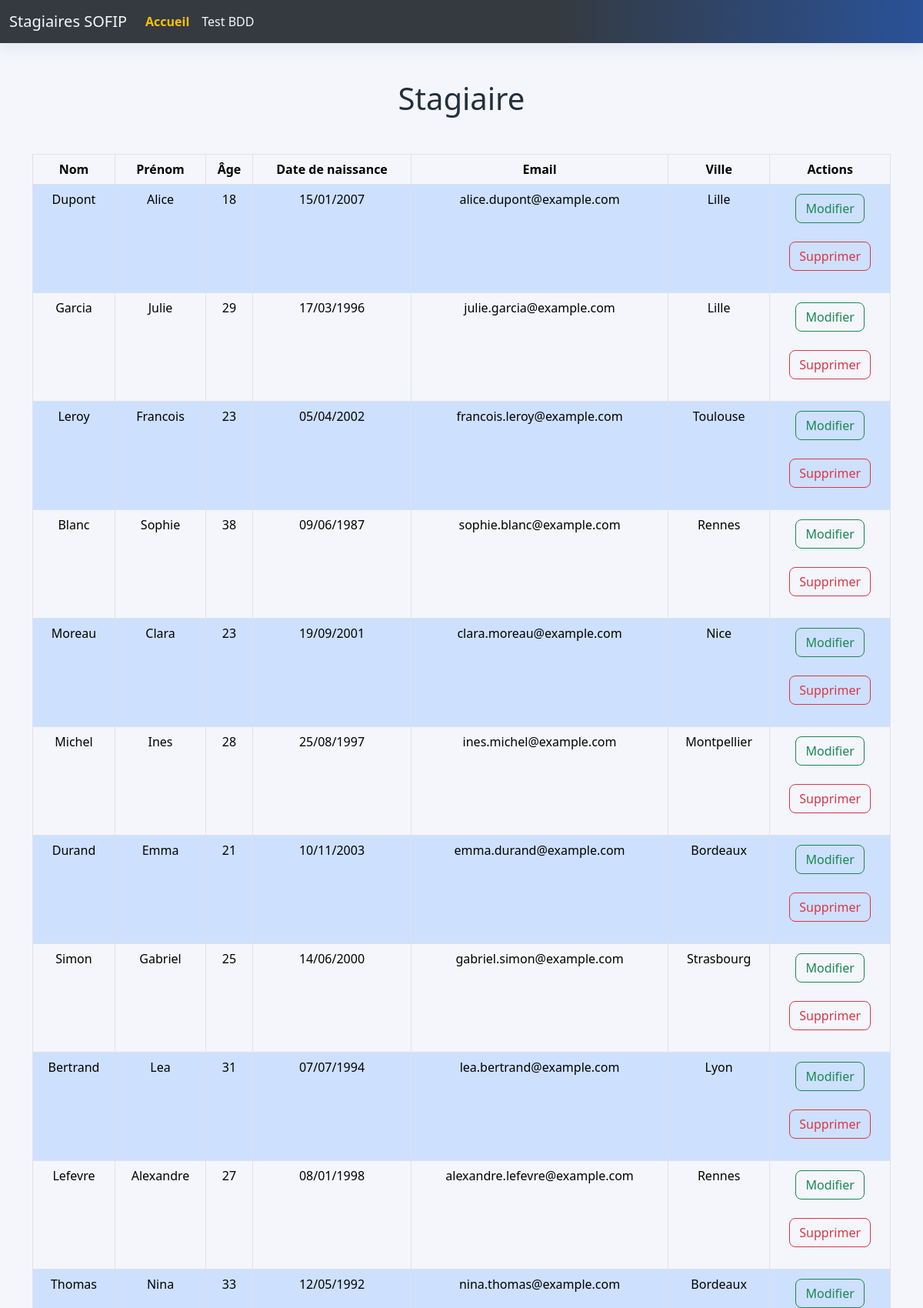
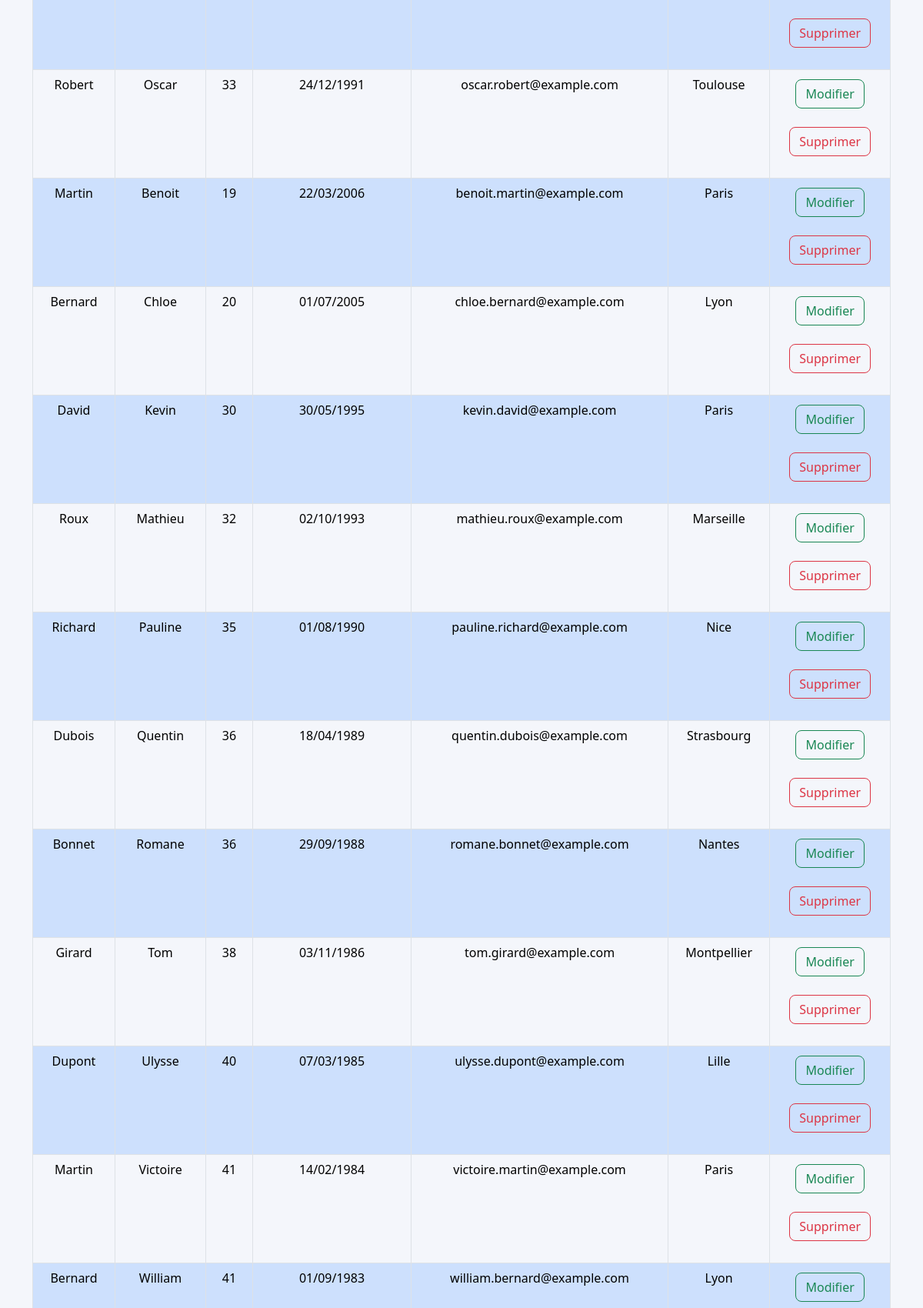
The page / (upper part) on the database its author committed (2 pictures, top to bottom).
### tables this page shows
CREATE TABLE IF NOT EXISTS Stagiaire (
    StudentID int NOT NULL PRIMARY KEY AUTO_INCREMENT,
    LastName varchar(255) NOT NULL,
    FirstName varchar(255) NOT NULL,
    Birthday DATE NOT NULL,
    Age INT(3) NOT NULL,
    Email varchar(255) NOT NULL,
    City varchar(255) NOT NULL
);

### src/controllers/stagiaireController.php (called while the page is built, shortened)
<?php
$con = connectdb();
$sql = "SELECT * FROM Stagiaire";
$response = $con->query($sql);
$lignes = $response->fetchAll();

### index.php (the view, shortened to what this page needs)
</head>
<?php require_once __DIR__ . '/src/controllers/stagiaireController.php'; ?>
<?php require_once __DIR__ . '/templates/partials/_head.php'; ?>
</head>
<body class="page-stagiaire">
<?php require_once __DIR__ . '/templates/partials/_navbar.php'; ?>
<main class="container">
    <h1 class="text-center m-5">Stagiaire</h1>
    <table class="table border table-striped">
    <thead>
        <tr>
            <th class="border text-center" scope="col">Nom</th>
            <th class="border text-center" scope="col">Prénom</th>
            <th class="border text-center" scope="col">Âge</th>
            <th class="border text-center" scope="col">Date de naissance</th>
            <th class="border text-center" scope="col">Email</th>
            <th class="border text-center" scope="col">Ville</th>
            <th class="border text-center" scope="col">Actions</th>
        </tr>
    </thead>
    <tbody>
        <?php
    if (isset($lignes) && is_array($lignes)) {
        foreach ($lignes as $ligne) {
            $date = DateTime::createFromFormat('Y-m-d', $ligne['Birthday']);
            $formatedDated = $date->format('d/m/Y');
            echo '<tr>
                    <td class="border text-center">' . $ligne['LastName'] .'</td>
                    <td class="border text-center">' . $ligne['FirstName'] .'</td>
                    <td class="border text-center">' . $ligne['Age'] .'</td>
                    <td class="border text-center">' . $formatedDated.'</td>
                    <td class="border text-center">' . $ligne['Email'] .'</td>
                    <td class="border text-center">' . $ligne['City'] .'</td>
                    <td class="border align-middle text-center">
                        <form action="/templates/updateStagiaire.php" method="post">
                            <input type="hidden" name="id" value="' . $ligne['StudentID'] . '">
                            <button class="btn btn-outline-success my-1" type="submit">
                                Modifier
                                <span class="visually-hidden">' . htmlspecialchars($ligne['FirstName']) . ' ' . htmlspecialchars($ligne['LastName']) . '</span>
                            </button>
                        </form>
                        <form action="../src/controllers/deleteStagiaireController.php" method="post" onsubmit="confirmerSuppression(event)">
                            <input type="hidden" name="id" value="' . $ligne['StudentID'] . '">
                            <button class="btn btn-outline-danger my-1" type="submit">
                                Supprimer
                                <span class="visually-hidden">'. htmlspecialchars($ligne['FirstName']) . ' ' . htmlspecialchars($ligne['LastName']) . '</span>
                            </button>
                        </form>
                    </td>
                </tr>';
        }
    }
?>
        </tbody>
    </table>
 </main>
    <?php require_once __DIR__ . '/templates/partials/_footer.php'; ?>

### templates/partials/_head.php (shortened to what this page needs)
<!DOCTYPE html>
<html lang="fr">
<head>
    <link href="/public/css/bootstrap.min.css" rel="stylesheet">
    <link rel="stylesheet" href="/public/css/style.css">

### templates/partials/_navbar.php (shortened to what this page needs)
<?php
$currentPath = $_SERVER['REQUEST_URI'];
?>
<nav class="navbar navbar-expand-lg">
    <div class="container-fluid">
        <a class="navbar-brand" href="/">Stagiaires SOFIP</a>
        <div class="collapse navbar-collapse" id="navbarSupportedContent">
            <ul class="navbar-nav me-auto mb-2 mb-lg-0 d-flex">
                <li class="nav-item">
                    <a class="nav-link<?php echo ($currentPath === '/' || strpos($currentPath, '/index.php') !== false) ? ' active' : ''; ?>"
                       href="/"
                       <?php echo ($currentPath === '/' || strpos($currentPath, '/index.php') !== false) ? 'aria-current="page"' : ''; ?>>
                        Accueil
                    </a>
                </li>
                <li class="nav-item">
                    <a class="nav-link<?php echo (strpos($currentPath, 'testConnect.php') !== false) ? ' active' : ''; ?>"
                       href="/templates/testConnect.php"
                       <?php echo (strpos($currentPath, 'testConnect.php') !== false) ? 'aria-current="page"' : ''; ?>>
                        Test BDD
                    </a>
                </li>
            </ul>
        </div>
    </div>
</nav>

### templates/partials/_footer.php (shortened to what this page needs)
</body>
</html>

### public/css/style.css (style rules this page uses)
:root { --bs-primary: #2a5298; --bs-secondary: #6c757d; --bs-success: #28a745; --bs-danger: #dc3545; --bs-warning: #ffc107; --bs-info: #17a2b8; --bs-light: #f8f9fa; --bs-dark: #343a40; --bs-body-bg: #f4f6fb; --bs-body-color: #222f3e; --bs-border-radius: 0.5rem; --bs-box-shadow: 0 0.5rem 1rem rgba(42, 82, 152, 0.08); }
body { background-color: var(--bs-body-bg); color: var(--bs-body-color); }
.navbar { background: linear-gradient( 90deg, var(--bs-dark) 60%, var(--bs-primary) 100% ); box-shadow: var(--bs-box-shadow); }
.navbar .navbar-brand, .navbar-nav .nav-link { color: var(--bs-light) !important; transition: color 0.2s; }
.navbar .nav-link.active, .navbar .nav-link:focus { color: var(--bs-warning) !important; font-weight: bold; }
a { color: var(--bs-info); text-decoration: underline; transition: color 0.2s; }
table { border-radius: var(--bs-border-radius); overflow: scroll; }
th, td { border-color: var(--bs-secondary); }
table.table-striped { --bs-table-striped-bg: #8cb8ff34; }
table.table-striped > tbody > tr:nth-of-type(odd) > * { background-color: var(--bs-table-striped-bg) !important; }
.btn-outline-danger { color: var(--bs-danger); border-color: var(--bs-danger); background: transparent; }

### rows shown on the page
stagiaire: LastName "Dupont", FirstName "Alice", Age "18", Birthday "15/01/2007", Email "alice.dupont@example.com", City "Lille"
stagiaire: LastName "Garcia", FirstName "Julie", Age "29", Birthday "17/03/1996", Email "julie.garcia@example.com", City "Lille"
stagiaire: LastName "Leroy", FirstName "Francois", Age "23", Birthday "05/04/2002", Email "francois.leroy@example.com", City "Toulouse"
stagiaire: LastName "Blanc", FirstName "Sophie", Age "38", Birthday "09/06/1987", Email "sophie.blanc@example.com", City "Rennes"
stagiaire: LastName "Moreau", FirstName "Clara", Age "23", Birthday "19/09/2001", Email "clara.moreau@example.com", City "Nice"
stagiaire: LastName "Michel", FirstName "Ines", Age "28", Birthday "25/08/1997", Email "ines.michel@example.com", City "Montpellier"
stagiaire: LastName "Durand", FirstName "Emma", Age "21", Birthday "10/11/2003", Email "emma.durand@example.com", City "Bordeaux"
stagiaire: LastName "Simon", FirstName "Gabriel", Age "25", Birthday "14/06/2000", Email "gabriel.simon@example.com", City "Strasbourg"
stagiaire: LastName "Bertrand", FirstName "Lea", Age "31", Birthday "07/07/1994", Email "lea.bertrand@example.com", City "Lyon"
stagiaire: LastName "Lefevre", FirstName "Alexandre", Age "27", Birthday "08/01/1998", Email "alexandre.lefevre@example.com", City "Rennes"
stagiaire: LastName "Thomas", FirstName "Nina", Age "33", Birthday "12/05/1992", Email "nina.thomas@example.com", City "Bordeaux"
stagiaire: LastName "Robert", FirstName "Oscar", Age "33", Birthday "24/12/1991", Email "oscar.robert@example.com", City "Toulouse"
stagiaire: LastName "Martin", FirstName "Benoit", Age "19", Birthday "22/03/2006", Email "benoit.martin@example.com", City "Paris"
stagiaire: LastName "Bernard", FirstName "Chloe", Age "20", Birthday "01/07/2005", Email "chloe.bernard@example.com", City "Lyon"
stagiaire: LastName "David", FirstName "Kevin", Age "30", Birthday "30/05/1995", Email "kevin.david@example.com", City "Paris"
stagiaire: LastName "Roux", FirstName "Mathieu", Age "32", Birthday "02/10/1993", Email "mathieu.roux@example.com", City "Marseille"
stagiaire: LastName "Richard", FirstName "Pauline", Age "35", Birthday "01/08/1990", Email "pauline.richard@example.com", City "Nice"
stagiaire: LastName "Dubois", FirstName "Quentin", Age "36", Birthday "18/04/1989", Email "quentin.dubois@example.com", City "Strasbourg"
stagiaire: LastName "Bonnet", FirstName "Romane", Age "36", Birthday "29/09/1988", Email "romane.bonnet@example.com", City "Nantes"
stagiaire: LastName "Girard", FirstName "Tom", Age "38", Birthday "03/11/1986", Email "tom.girard@example.com", City "Montpellier"
stagiaire: LastName "Dupont", FirstName "Ulysse", Age "40", Birthday "07/03/1985", Email "ulysse.dupont@example.com", City "Lille"
stagiaire: LastName "Martin", FirstName "Victoire", Age "41", Birthday "14/02/1984", Email "victoire.martin@example.com", City "Paris"
stagiaire: LastName "Bernard", FirstName "William", Age "41", Birthday "01/09/1983", Email "william.bernard@example.com", City "Lyon"
